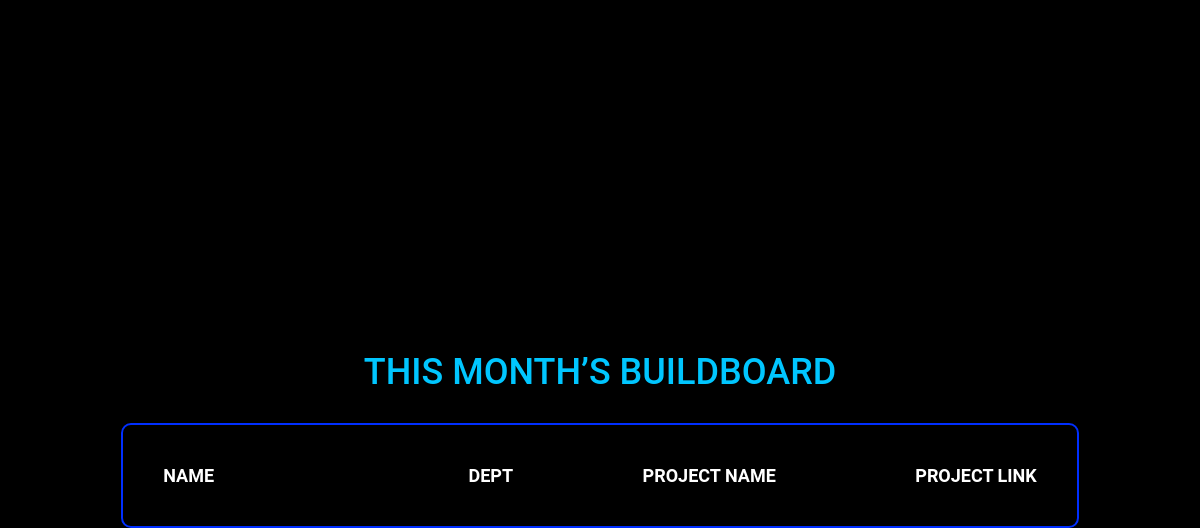
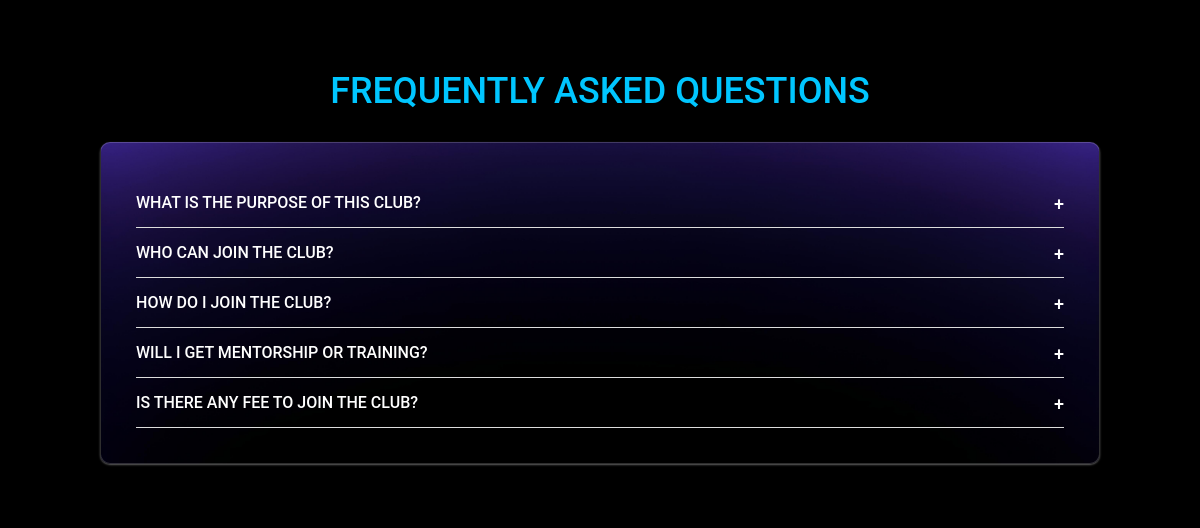
The app's page / (middle part), older data (2 pictures, top to bottom).
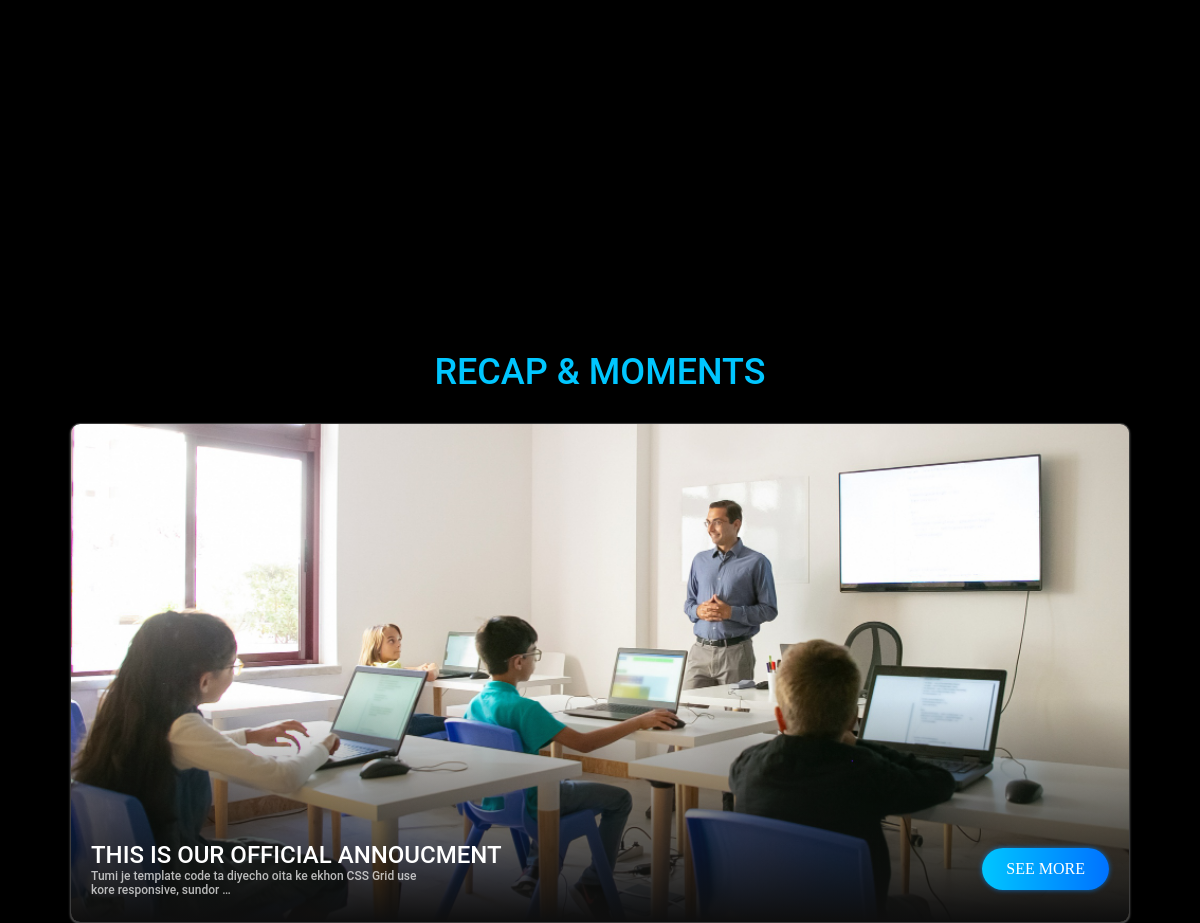
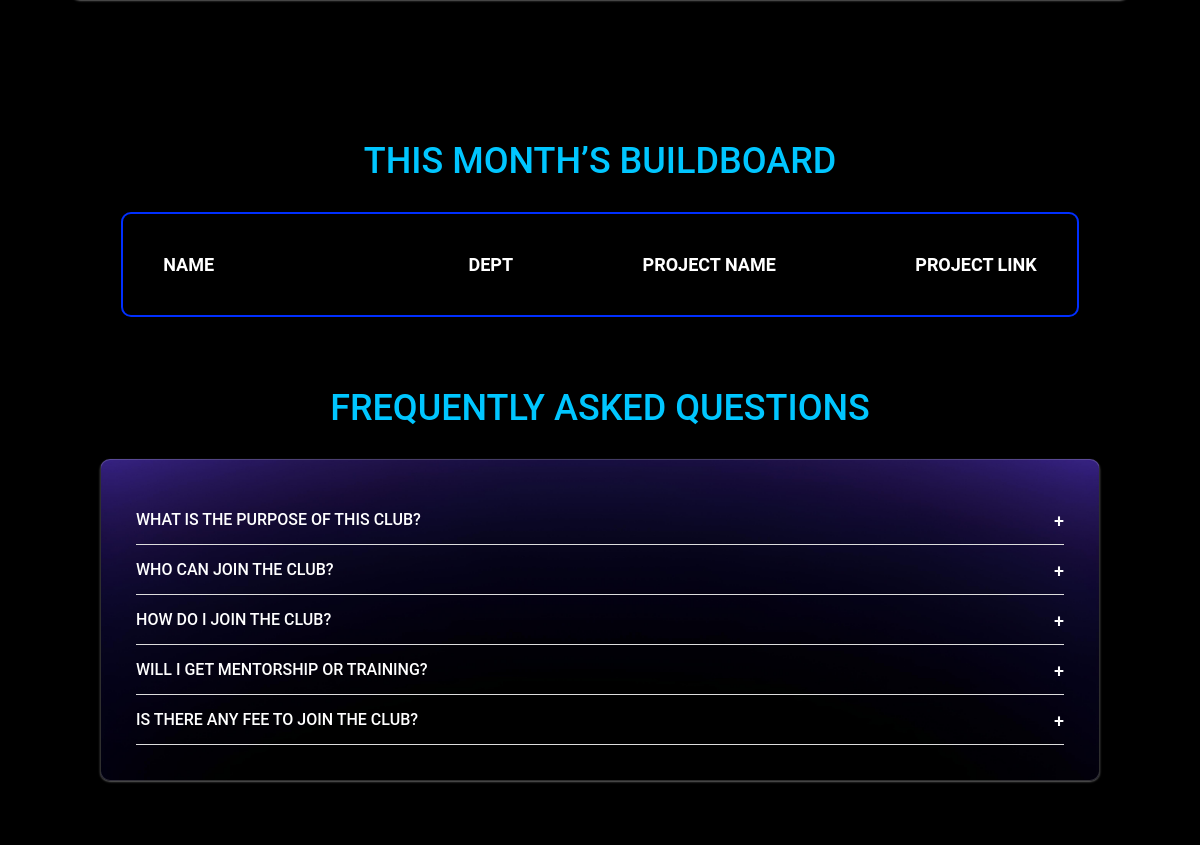
The same page, newer data (2 pictures, top to bottom).
### core/models.py (models this page shows, shortened)
class Event(models.Model):
    title = models.CharField(max_length=200)                  # Event er title
    description = models.TextField()                           # Event er details ba description
    main_image = models.ImageField(upload_to='events/', blank=True, null=True)  # Main banner image (optional)
    created_at = models.DateTimeField(default=timezone.now)   # Created date/time

### core/views.py (the view, shortened to what this page needs)
# urls.py: path('', views.home, name='home'),
def home(request):
    members = LeaderboardMember.objects.all()[:5]
    latest_event = Event.objects.order_by('-created_at').first()
    form = ContactForm()
    return render(request, 'home.html', {
        'form': form,
        'members': members,
        'latest_event': latest_event,
    })

### core/templates/home.html (shortened to what this page needs)
{% extends 'base.html' %}
{% load static %}
{% block content %}
<!DOCTYPE svg PUBLIC "-//W3C//DTD SVG 1.1//EN" "http://www.w3.org/Graphics/SVG/1.1/DTD/svg11.dtd">
<!DOCTYPE svg PUBLIC "-//W3C//DTD SVG 1.1//EN" "http://www.w3.org/Graphics/SVG/1.1/DTD/svg11.dtd">
<div class="vision_section_warper">
    <div class="vision_part_middle">
    </div>
</div>
{% if latest_event %}
<div class="events_warper">
  <h2 style="color: #00c6ff;">Recap & Moments</h2>
  <div class="events_box">
    <img src="{{ latest_event.main_image.url }}" alt="{{ latest_event.title }}">
    <div class="action">
      <div class="action_text">
        <h3>{{ latest_event.title }}</h3>
        <p>{{ latest_event.description|truncatewords:15 }}</p>
      </div>
      <a class="a" href="{% url 'event_list'%}">
        <button class="join_now see_more">SEE MORE</button>
      </a>
    </div>
    <div class="events_overlay"></div>
  </div>
</div>
{% endif %}
<div class="projects_wrapper" style="margin-top: 70px;">
  <h2 style="margin-bottom: 30px; color: #00c6ff;">This Month’s Buildboard</h2>
  <div class="leader_board">
    <div class="heder_for_leaderboard">
      <div style="width: 25%; display: flex; align-items: center;
      justify-content: flex-start;"><p>NAME</p></div>
      <div style="width: 25%; display: flex; align-items: center;
      justify-content: center;"><p>DEPT</p></div>
      <div style="width: 25%; display: flex; align-items: center;
      justify-content: center;"><p>PROJECT NAME</p></div>
      <div style="width: 25%; display: flex; align-items: center;
      justify-content: end;"><p>PROJECT LINK</p></div>
    </div>
  </div>
</div>
<div class="faq_warper">
  <h2 style="color: #00c6ff;">Frequently Asked Questions</h2>
  <div class="faq-section">
  <div class="faq-item" data-id="q1">
    <div class="faq-question">What is the purpose of this club?</div>
  </div>
  <div class="faq-item" data-id="q2">
    <div class="faq-question">Who can join the club?</div>
  </div>
  <div class="faq-item" data-id="q3">
    <div class="faq-question"> How do I join the club?</div>
  </div>
  <div class="faq-item" data-id="q3">
    <div class="faq-question">Will I get mentorship or training?</div>
  </div>
  <div class="faq-item" data-id="q3">
    <div class="faq-question"> Is there any fee to join the club?</div>
  </div>
</div>
</div>
{% endblock %}

Row changes from the older to the newer data that the page shows:
added Event: main_image (picture), title "THIS IS OUR OFFICIAL ANNOUCMENT", description "Tumi je template code ta diyecho oita ke ekhon CSS Grid use kore responsive, sundor …"
Text that changed along with them:
text now shown: "RECAP & MOMENTS SEE MORE"
